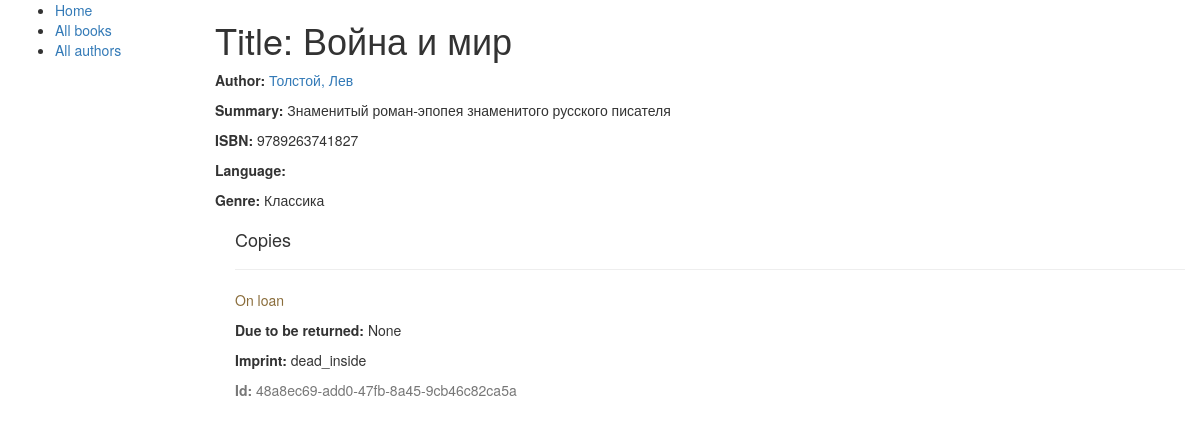
/catalog/book/1, run on the app's committed database.
### catalog/models.py (models this page shows, shortened)
class Book(models.Model):
    title = models.CharField(max_length=200)
    author = models.ForeignKey('Author', on_delete=models.SET_NULL, null=True)  # у книги может быть только один автор, но у автора может быть много книг. one-to-many связь
    summary = models.TextField(max_length=1000, help_text='Enter a brief description of the book')
    isbn = models.CharField('ISBN', max_length=13, help_text='13 Character <a href="https://www.isbn-international.org/content/what-isbn">ISBN number</a>')
    genre = models.ManyToManyField(Genre, help_text='Select a genre for this book')  # у книги может быть несколько жанров, и к одному жанру может относиться несколько книг.

class Author(models.Model):
    first_name = models.CharField(max_length=100)
    last_name = models.CharField(max_length=100)
    date_of_birth = models.DateField(null=True, blank=True)
    date_of_death = models.DateField('Died', null=True, blank=True)
    def __str__(self):
        return '{}, {}'.format(self.last_name, self.first_name)

class Genre(models.Model):
    name = models.CharField(max_length=200, help_text='Enter a book genre')
    def __str__(self):
        return self.name

class BookInstance(models.Model):
    id = models.UUIDField(primary_key=True, default=uuid.uuid4, help_text='Unique ID for this particular book across whole library')
    book = models.ForeignKey(Book, on_delete=models.SET_NULL, null=True)
    imprint = models.CharField(max_length=200)
    due_back = models.DateField(null=True, blank=True)
    LOAN_STATUS = (
        ('m', 'Maintenance'),
        ('o', 'On loan'),
        ('a', 'Available'),
        ('r', 'Reserved'),
    )
    status = models.CharField(max_length=1, choices=LOAN_STATUS, blank=True, default='m', help_text='availability')
    class Meta:
        ordering = ['due_back']

### catalog/views.py (the view)
# urls.py: url(r'^book/(?P<pk>\d+)$', views.BookDetailView.as_view(), name='book-detail'),
class BookDetailView(generic.DetailView):
    model = Book
    template_name = 'book_detail.html'

### catalog/templates/book_detail.html
{% extends "base_generic.html" %}
{% block content %}
<h1>Title: {{ book.title }}</h1>
<p><strong>Author:</strong> <a href="">{{ book.author }}</a></p>
<p><strong>Summary:</strong> {{ book.summary }}</p>
<p><strong>ISBN:</strong> {{ book.isbn }}</p>
<p><strong>Language:</strong> {{ book.language }}</p>
<p><strong>Genre:</strong> {% for genre in book.genre.all %} {{ genre }}{% if not forloop.last %}, {% endif %}{% endfor %}</p>
<div style="margin-left:20px;margin-top:20px">
    <h4>Copies</h4>
    {% for copy in book.bookinstance_set.all %}
    <hr>
    <p class="{% if copy.status == 'a' %}text-success{% elif copy.status == 'd' %}text-danger{% else %}text-warning{% endif %}">{{ copy.get_status_display }}</p>
    {% if copy.status != 'a' %}<p><strong>Due to be returned:</strong> {{copy.due_back}}</p>{% endif %}
    <p><strong>Imprint:</strong> {{copy.imprint}}</p>
    <p class="text-muted"><strong>Id:</strong> {{copy.id}}</p>
    {% endfor %}
</div>
{% endblock %}

### data on the page
Book: title "Война и мир", author "Толстой, Лев", summary "Знаменитый роман-эпопея знаменитого русского писателя", isbn "9789263741827"
Genre: name "Классика"
BookInstance: status "On loan", due_back "None", imprint "dead_inside", id "48a8ec69-add0-47fb-8a45-9cb46c82ca5a"
